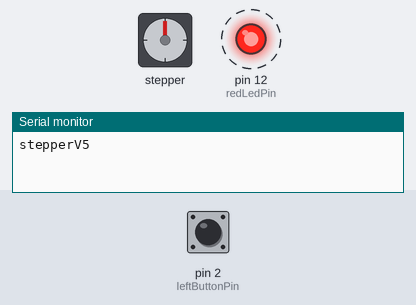
Simulated run of this sketch. Board: Arduino Uno, built with avr-gcc and run on an emulated ATmega328P. Shown: stepper motor, output pins drawn as LEDs (lit = HIGH), the last lines printed to the serial monitor. Wiring (inferred from the names in the program): stepper motor (2048 steps per turn assumed): coils pin 4, pin 5, pin 6, pin 7. Dashed ring = blinking. Inputs (shaded band) come from the test bench; at power-on: pin 2 (leftButtonPin) LOW. Pins used as bus, display or sensor lines are not drawn.

Above: at 1.2 s.
1.3 s: pin 2 (leftButtonPin) pulled HIGH for 0.15 s
At 5.07 s:
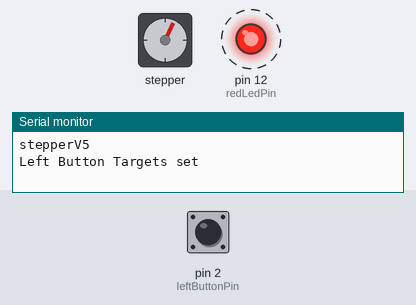
At 7.07 s:
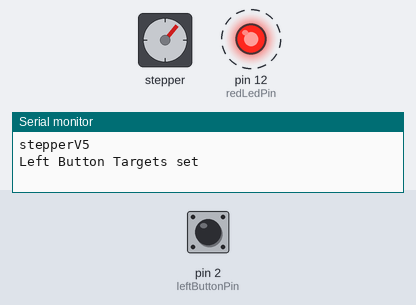
Timing chart, 0 to 22.8 s (numbered marks = the images above; inputs shaded):
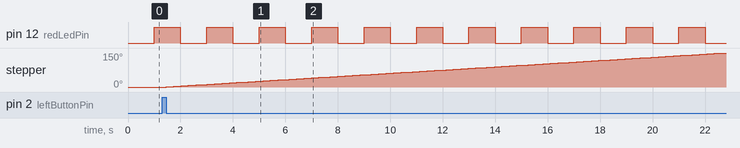

The sketch:

StepperMotor.ino
```cpp
#define NUMSTEPPERS 1

#define LEFTSTEPPER 0

int stepperArrayPos[NUMSTEPPERS];

int stepperPins[NUMSTEPPERS][4] = {
  { 4, 5, 6, 7 }   //stepper pins
};

//timing for steppers needs to be in microseconds as steps are very fast
unsigned long currentMicros;
unsigned long stepperMicros[NUMSTEPPERS];
int stepperSpeed[NUMSTEPPERS] = { 25000 };

int stepPos[NUMSTEPPERS];
int stepTarget[NUMSTEPPERS];


const int leftButtonPin = 2;
const int redLedPin = 12;

unsigned long currentMillis;
unsigned long ledMillis;
int ledTimer = 1000;  //led will change state every 1000 millis...1 second
byte ledState;        //stores the ledState

unsigned long buttonMillis;  //debounce timer
int buttonTimer = 350;       //debounce time


void setup() {
  // put your setup code here, to run once:
int q;  //extra variable required
  int w;
  Serial.begin(9600);
  Serial.println("stepperV5");

  pinMode(leftButtonPin, INPUT);

  pinMode(redLedPin, OUTPUT);

  //work through the 2 dimensional array of pins
  for (w = 0; w < NUMSTEPPERS; w++) {  //work through the stepper motors
    for (q = 0; q < 4; q++) {          //now set pin modes for each stepper
      pinMode(stepperPins[w][q], OUTPUT);
    }
  }

  // for(q=0;q<4;q++){
  //   pinMode(leftStepperPins[q], OUTPUT);
  //   pinMode(rightStepperPins[q], OUTPUT);
  // }
}

void loop() {
  // put your main code here, to run repeatedly:
int leftButton;   //button state
  int q;
  int w;  //new variable to count thrugh steppers
  //stepper code
  //this example will just move the left stepper 1000 steps in each direction.
  currentMicros = micros();  //same as usuakl currentMillis but using microseconds

  for (w = 0; w < NUMSTEPPERS; w++) {//work through each stepper to check if it needs to move
    if (stepPos[w] != stepTarget[w]) {                            //does the left stepper still need to move to reach target postion
      if (currentMicros - stepperMicros[w] >= stepperSpeed[w]) {  //if yes is it time for next step
        stepperMicros[w] = currentMicros;                          //rest the timer for the next step

        if (stepPos[w] < stepTarget[w]) {
          stepPos[w]++;                  // increase value as another step closer
                                          //move to next position in the array
          if (stepperArrayPos[w] > 2) {  //once value gets greater than 2 next step to the start position again
            stepperArrayPos[w] = 0;
          } else {
            stepperArrayPos[w]++;
          }
        } else {          //if it's not greater must be smaller
          stepPos[w]--;  // increase value as another step closer
          //move to next position in the array
          if (stepperArrayPos[w] < 1) {  //once value gets below 1 nbext step move back to other end of array
            stepperArrayPos[w] = 3;
          } else {
            stepperArrayPos[w]--;
          }
        }
        //now do the actual movement
        digitalWrite(stepperPins[w][stepperArrayPos[w]], HIGH);
        for (q = 0; q < 4; q++) {
          if (q != stepperArrayPos[w]) {
            digitalWrite(stepperPins[w][q], LOW);
          }
        }
      }
    }
  }


  //code below here has been used in previous lessons and is just to demonstrate that code is non blocking as
  //buttons and led flash continues to run while stepper moves

  //code that just flashes the LED without using delay();
  currentMillis = millis();
  if (currentMillis - ledMillis >= ledTimer) {  //usual millis based timer code
    ledMillis = currentMillis;
    if (ledState > 0) {
      ledState = 0;
    } else {
      ledState = 1;
    }
    digitalWrite(redLedPin, ledState);
  }

  if (currentMillis - buttonMillis >= buttonTimer) {
    //check the buttons states and serial print
    leftButton = digitalRead(leftButtonPin);
    if (leftButton > 0) {
      Serial.println("Left Button Targets set");
      stepTarget[LEFTSTEPPER] = 1000;       //definitions make it easy to understand which stepper is being referenced
      buttonMillis = currentMillis;
    }

  }
}
```

Measured:
- after the input at 1.3 s, stepper: keeps turning clockwise at about 7°/s, starting after 0.15 s
- by itself, pin 12 (redLedPin): alternates HIGH for 1.0 s and LOW for 1.0 s
